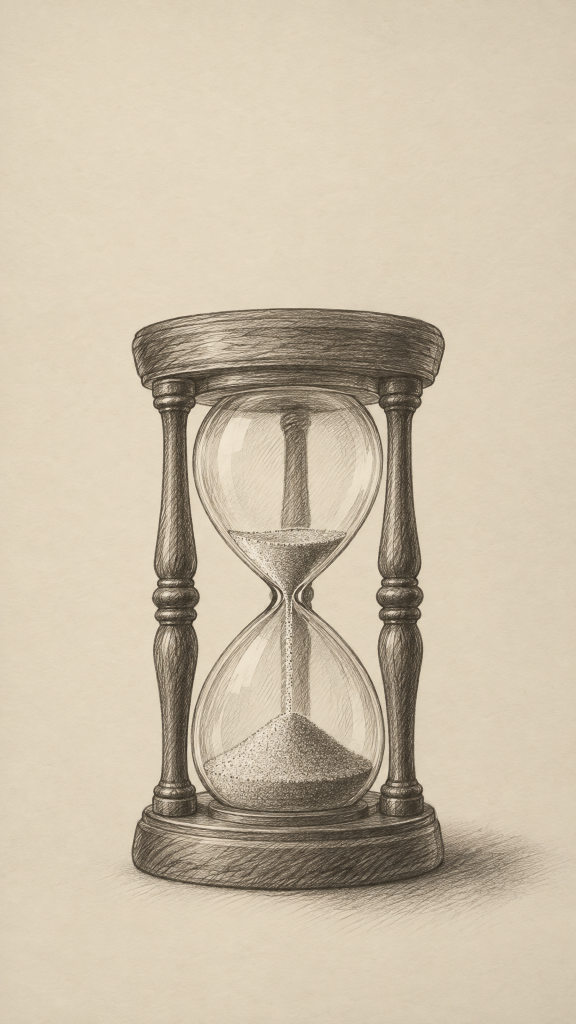
#> input picture jobs-reel/assets/ai/src/s12-hourglass.png, 1152 x 2048 px (shown at 1/2 size); its folder holds 2 pictures in this run
$ python prep_images.py
#> lines starting #> are read from the running program, lines starting #| are printed output that depends on the picture; after the words box and inside, x2 and y2 are one past the last pixel; in counts of white or black regions, pixels touching at a corner belong together
"""Prepare GPT Image sketches for the paper look.

For every assets/ai/src/sNN-*.png:
  assets/ai/sNN.webp        graphite on transparent ("colour to alpha" against the paper), so it sits on the
                            shared paper like a multiply without needing a blend mode
  assets/ai/sNN-lines.webp  pencil contour pass, same treatment, for the "sketch first, shade second" reveal
For portraits listed in CUTOUT, also:
  assets/ai/sNN-cut.webp   background removed, tinted to the panel paper so it can sit in front of type
Placeholders: storyboard panels stand in for images that are not generated yet (assets/ai/sNN.webp + .placeholder).
"""
import glob, os, subprocess, sys
import numpy as np
from PIL import Image, ImageFilter

ROOT = os.path.dirname(os.path.dirname(os.path.abspath(__file__)))
AI = os.path.join(ROOT, 'assets/ai')
CUTOUT = {'s03', 's07'}
PANEL = np.array([0xe9, 0xe1, 0xd3], dtype=np.float32) / 255.0  # frame panel paper

def paper_color(a):
    h = a.shape[0]
    top = a[int(h * 0.02):int(h * 0.14), int(a.shape[1] * 0.1):int(a.shape[1] * 0.9)].reshape(-1, 3)
    return np.percentile(top, 60, axis=0)

def normalise(a):
    p = paper_color(a)
    out = np.clip(a / p, 0, 1)
    # soften residual paper tone so it disappears under multiply
    lum = out.mean(axis=2, keepdims=True)
    lift = np.clip((lum - 0.90) / 0.08, 0, 1)
    return out * (1 - lift) + lift, p

def to_alpha(n):
    """Colour-to-alpha against white: exact for grey graphite, i.e. equal to a multiply on any paper."""
    a = np.clip((1 - n).max(axis=2, keepdims=True), 0, 1)
    c = 1 - (1 - n) / np.maximum(a, 1e-4)
    out = np.dstack([np.clip(c, 0, 1), a])
    return Image.fromarray((out * 255).round().astype(np.uint8), 'RGBA')

def save_webp(img, path, q):
    img.save(path, 'WEBP', quality=q, alpha_quality=90, method=6)

def lines(a):
    g = Image.fromarray((a.mean(axis=2) * 255).astype(np.uint8))
    small = np.asarray(g.filter(ImageFilter.GaussianBlur(1.2)), dtype=np.float32)
    big = np.asarray(g.filter(ImageFilter.GaussianBlur(7)), dtype=np.float32)
    dog = np.clip((big - small) / 40.0, 0, 1) ** 0.8          # dark strokes
    tone = np.clip(1 - np.asarray(g, dtype=np.float32) / 255.0, 0, 1)
    ink = np.clip(dog * 0.9 + np.clip(tone - 0.12, 0, 1) * 0.25, 0, 1)
    ink[ink < 0.06] = 0  # keep the empty paper empty
    v = (1 - ink) * 255
    rgb = np.stack([v * 1.0, v * 0.985, v * 0.96], axis=2)
    return Image.fromarray(np.clip(rgb + (255 - rgb) * 0.0, 0, 255).astype(np.uint8))

def main():
    for src in sorted(p for p in glob.glob(os.path.join(AI, 'src', 's??-*.png')) if not p.endswith('-cut-raw.png')):
        sid = os.path.basename(src)[:3]
        a = np.asarray(Image.open(src).convert('RGB'), dtype=np.float32) / 255.0
        n, p = normalise(a)
#> in normalise, `p = paper_color(a)`: p = [0.882, 0.831, 0.741]
#> in normalise, `lift = np.clip((lum - 0.90) / 0.08, 0, 1)`:
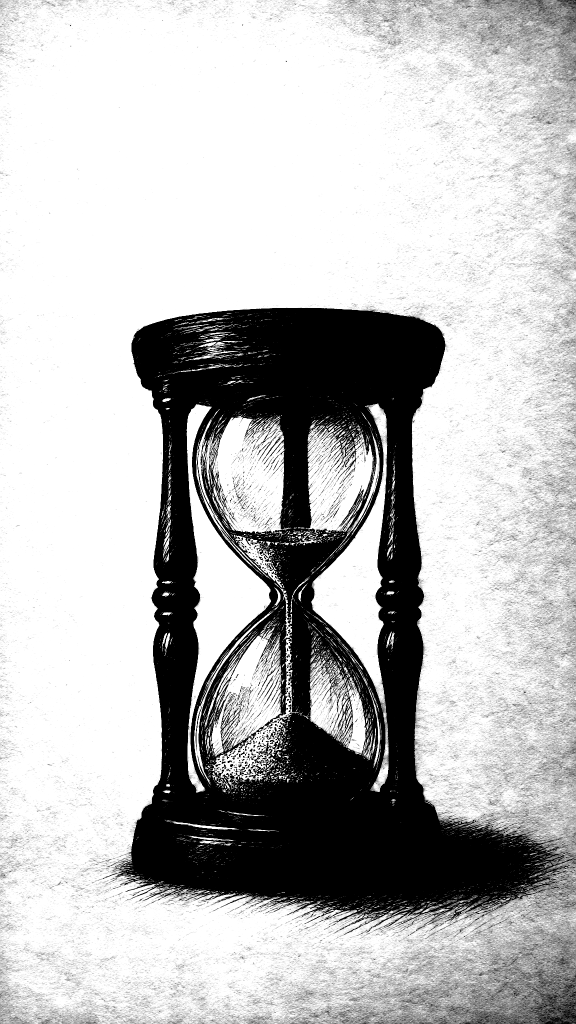
#> lift: shape (2048, 1152, 1) float64 (shown at 1/2 size); min 0, max 1, mean 0.737
#> p = [0.882, 0.831, 0.741]
        save_webp(to_alpha(n), os.path.join(AI, f'{sid}.webp'), 88)
#> in to_alpha, `a = np.clip((1 - n).max(axis=2, keepdims=True), 0, 1)`:
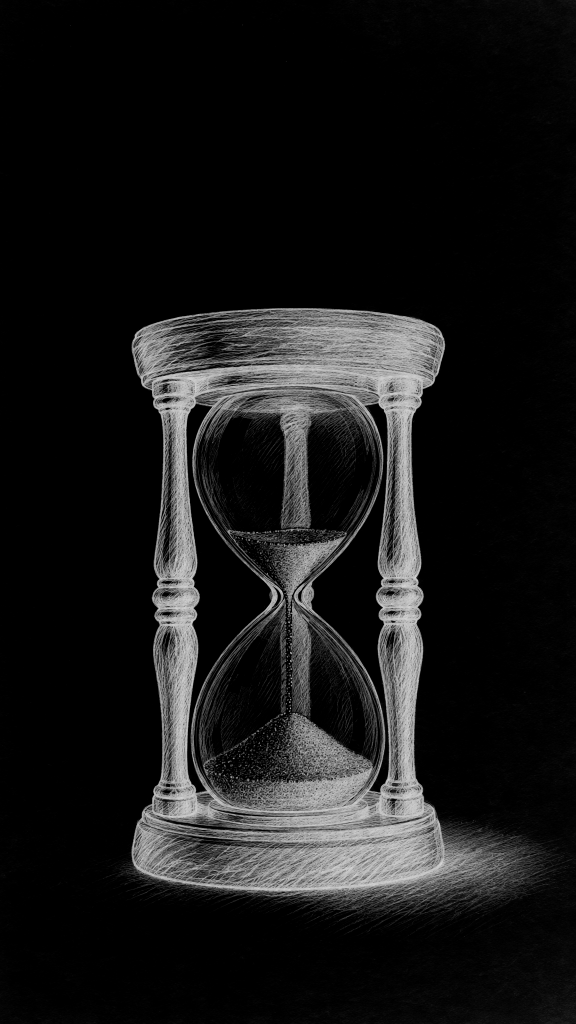
#> a: shape (2048, 1152, 1) float64 (shown at 1/2 size); min 0, max 0.857, mean 0.0972
#> in to_alpha, `c = 1 - (1 - n) / np.maximum(a, 1e-4)`:
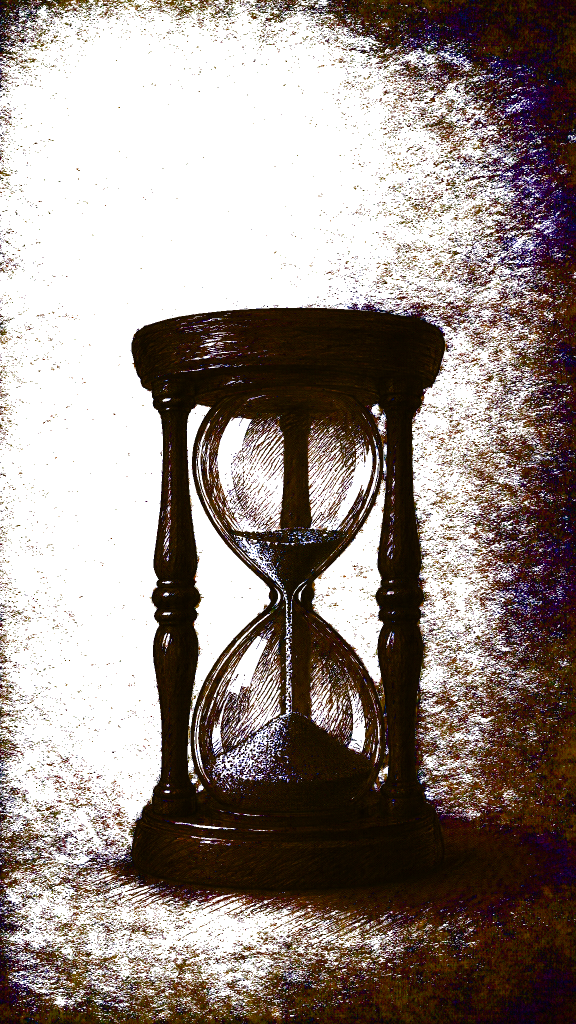
#> c: shape (2048, 1152, 3) float64 (shown at 1/2 size); mean R, G, B 0.59, 0.545, 0.525
        save_webp(to_alpha(np.asarray(lines(n), dtype=np.float32) / 255.0), os.path.join(AI, f'{sid}-lines.webp'), 80)
#> in lines, `big = np.asarray(g.filter(ImageFilter.GaussianBlur(7)), dtype=np.float..`:
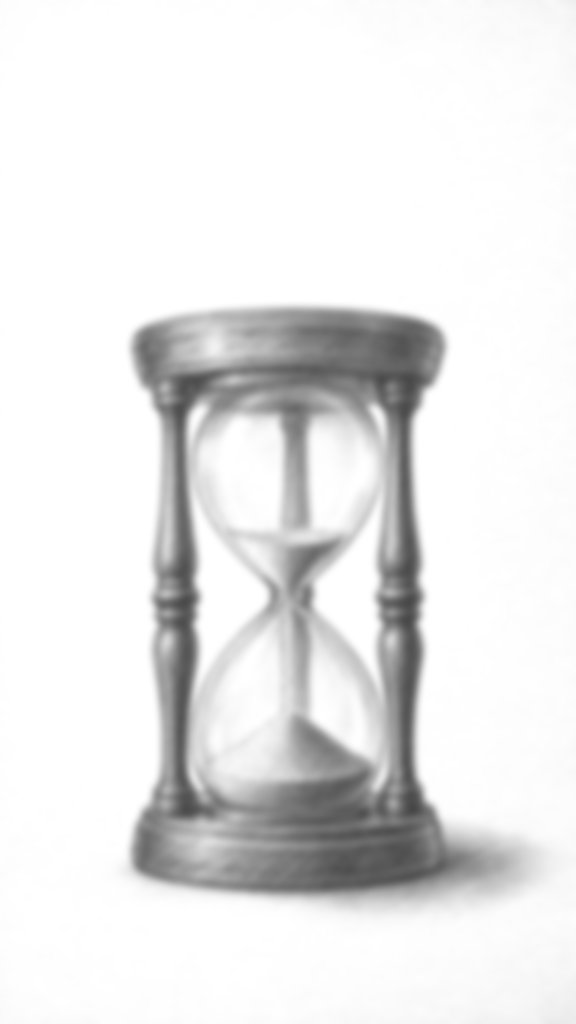
#> big: shape (2048, 1152) float32 (shown at 1/2 size); min 71, max 255, mean 231.3
#> in lines, `ink = np.clip(dog * 0.9 + np.clip(tone - 0.12, 0, 1) * 0.25, 0, 1)`:
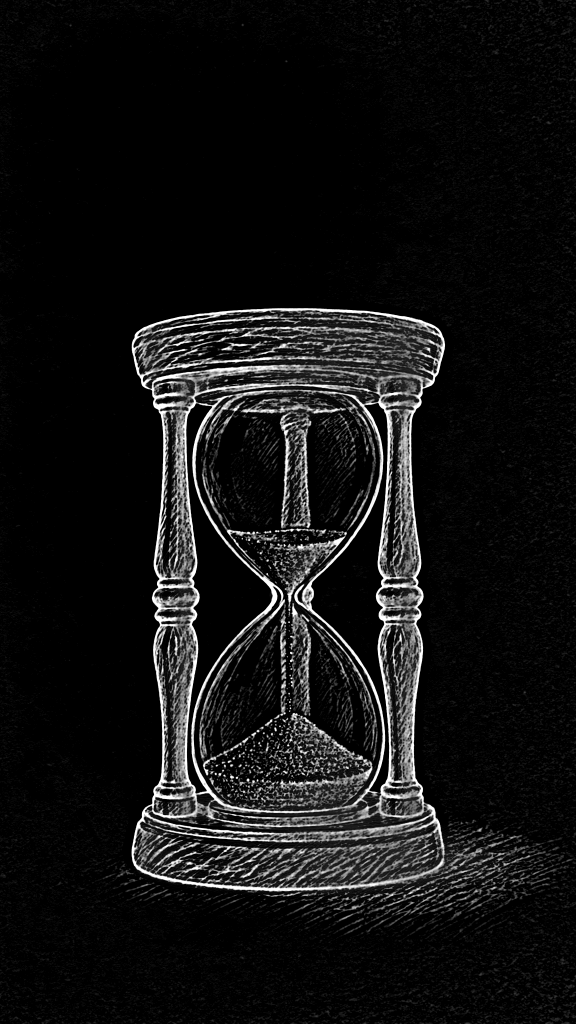
#> ink: shape (2048, 1152) float32 (shown at 1/2 size); min 0, max 1, mean 0.0758
#> in lines, `ink[ink < 0.06] = 0`: ink: shape (2048, 1152) float32; 11.79% of pixels changed, all inside (x1, y1, x2, y2) = (0, 0, 1152, 2048)
#> in lines, `v = (1 - ink) * 255`:
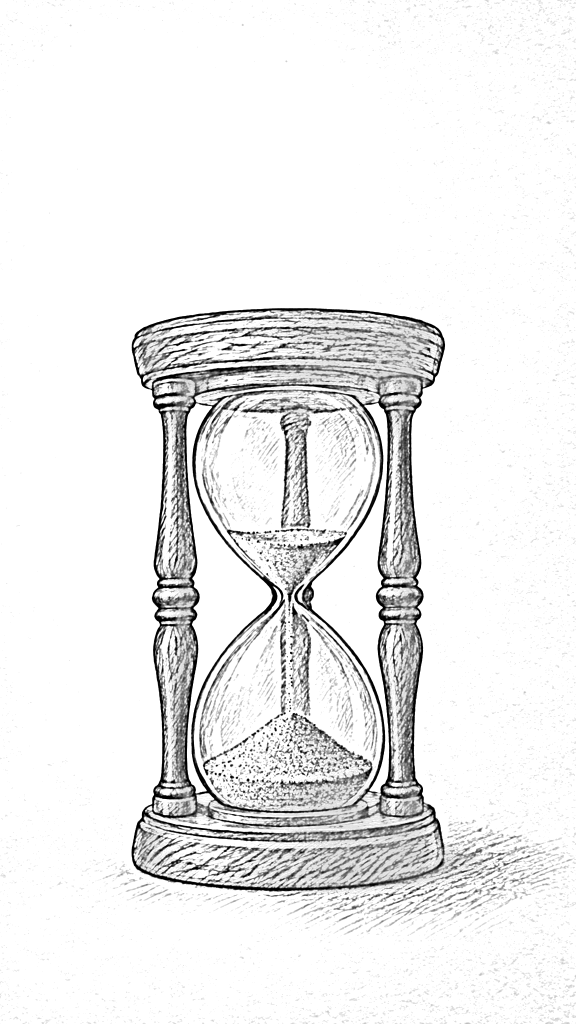
#> v: shape (2048, 1152) float32 (shown at 1/2 size); min 0, max 255, mean 236.9
#> in to_alpha (call 2), `c = 1 - (1 - n) / np.maximum(a, 1e-4)`:
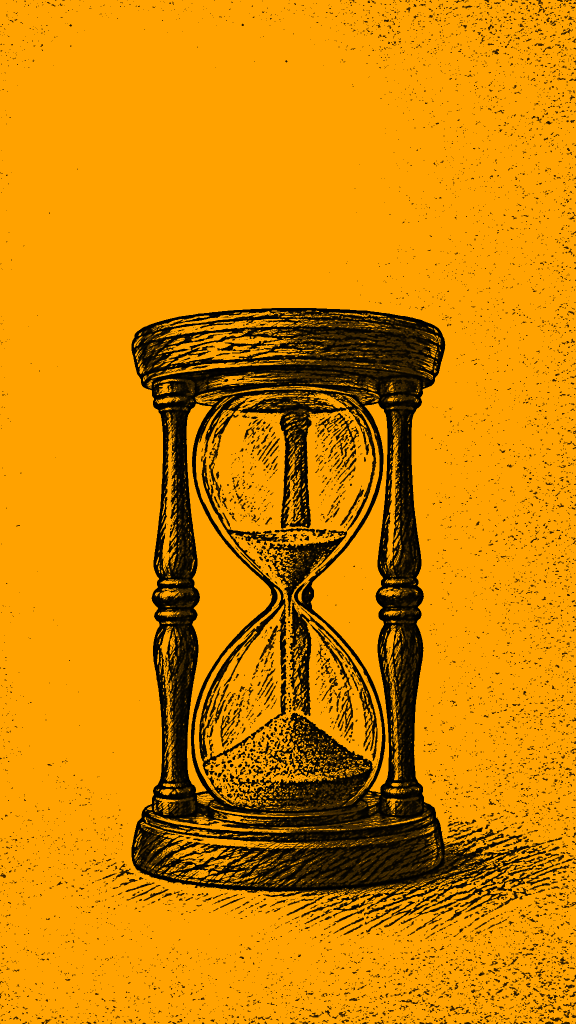
#> c: shape (2048, 1152, 3) float32 (shown at 1/2 size); mean of channels 0, 1, 2 0.839, 0.526, 0; drawn as R, G, B
        ph = os.path.join(AI, f'{sid}.placeholder')
        if os.path.exists(ph): os.remove(ph)
        if sid in CUTOUT:
            cut = os.path.join(AI, 'src', f'{sid}-cut-raw.png')
            if not os.path.exists(cut):
                subprocess.run(['npx', 'hyperframes', 'remove-background', src, '-o', cut], check=True, cwd=ROOT,
                               stdout=subprocess.DEVNULL, stderr=subprocess.DEVNULL)
            c = np.asarray(Image.open(cut).convert('RGBA'), dtype=np.float32) / 255.0
            rgb = np.clip(c[..., :3] / p, 0, 1) * PANEL
            out = np.dstack([rgb, c[..., 3:4]])
            save_webp(Image.fromarray((out * 255).astype(np.uint8), 'RGBA'), os.path.join(AI, f'{sid}-cut.webp'), 90)
        print('prepared', sid, 'paper', (p * 255).round().astype(int).tolist())
#| prepared s12 paper [225, 212, 189]
#> pass 2 of the loop in main, `for src in sorted(p for p in glob.glob(os.path.join(AI, 'src', 's??-*...`:
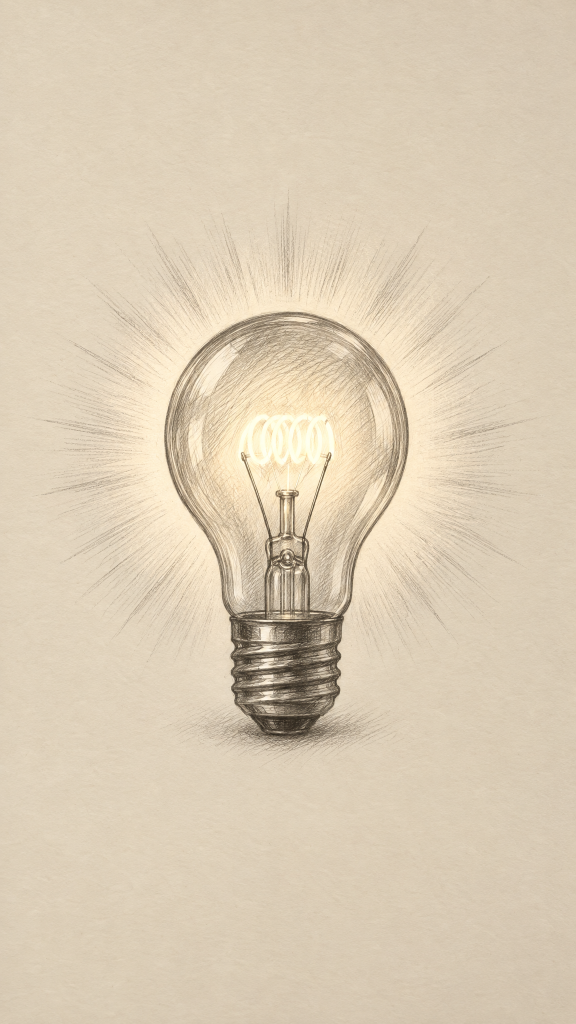
#> input picture jobs-reel/assets/ai/src/s15-bulb.png, 1152 x 2048 px (shown at 1/2 size)
#> in normalise (call 2), `p = paper_color(a)`: p = [0.867, 0.812, 0.722]
#> in normalise (call 2), `lift = np.clip((lum - 0.90) / 0.08, 0, 1)`:
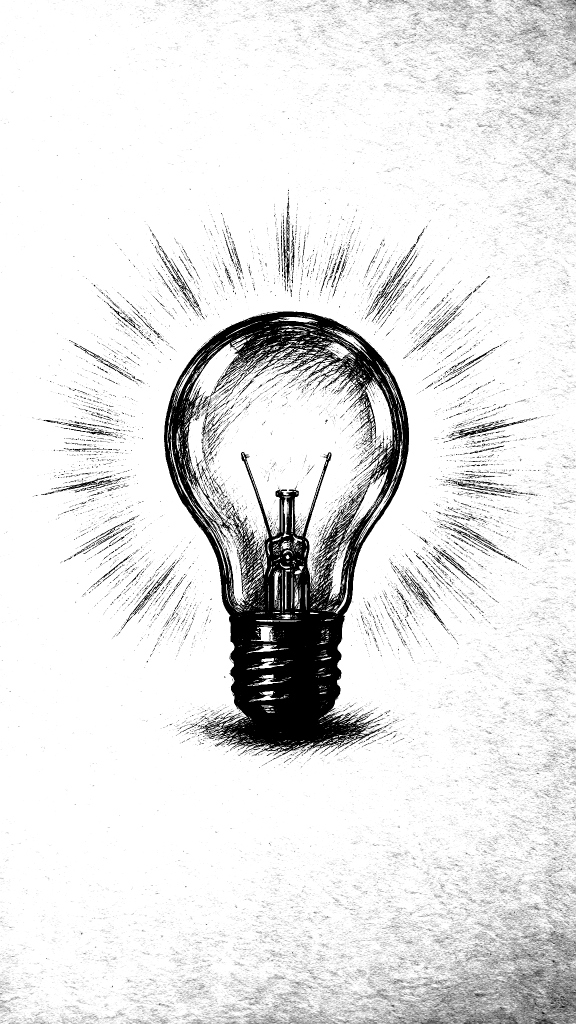
#> lift: shape (2048, 1152, 1) float64 (shown at 1/2 size); min 0, max 1, mean 0.897
#> in to_alpha (call 4), `c = 1 - (1 - n) / np.maximum(a, 1e-4)`:
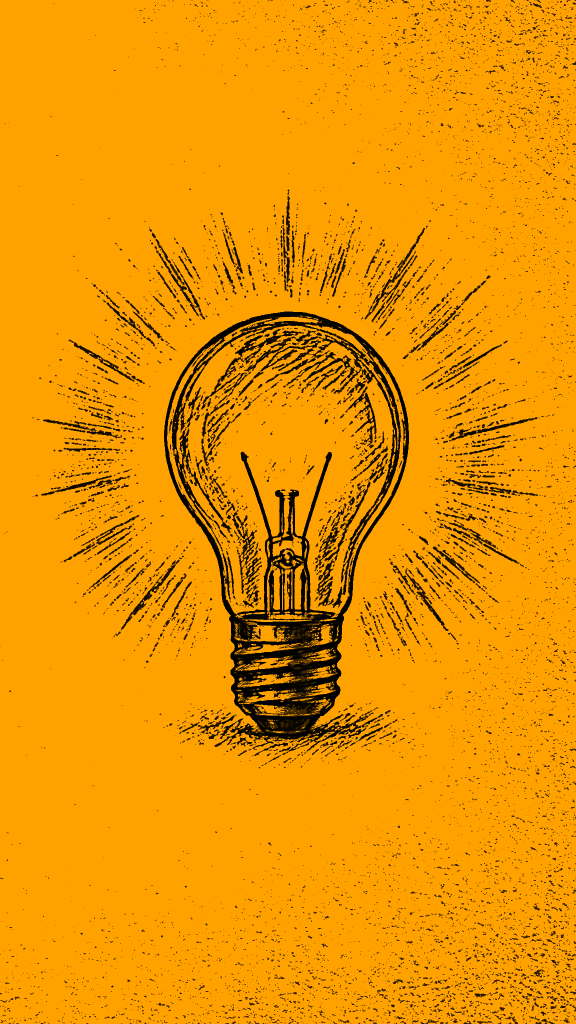
#> c: shape (2048, 1152, 3) float32 (shown at 1/2 size); mean of channels 0, 1, 2 0.925, 0.58, 0; drawn as R, G, B
    # placeholders from the storyboard for anything not generated yet
    for i in range(1, 16):
        sid = f's{i:02d}'
        if glob.glob(os.path.join(AI, 'src', f'{sid}-*.png')):
            continue
        panel = Image.open(os.path.join(ROOT, 'references/panels', f'{i:02d}.jpg')).convert('RGB')
        w, h = panel.size
        tw = int(h * 9 / 16)
        if tw <= w:
            panel = panel.crop(((w - tw) // 2, 0, (w - tw) // 2 + tw, h))
        im = panel.resize((1152, 2048), Image.LANCZOS)
        a = np.asarray(im, dtype=np.float32) / 255.0
        n, _ = normalise(a)
        n[: int(2048 * 0.45)] = 1.0  # hide the storyboard's own caption
        save_webp(to_alpha(n), os.path.join(AI, f'{sid}.webp'), 80)
        save_webp(to_alpha(np.asarray(lines(n), dtype=np.float32) / 255.0), os.path.join(AI, f'{sid}-lines.webp'), 70)
        open(os.path.join(AI, f'{sid}.placeholder'), 'w').write('storyboard panel stand-in\n')
        if sid in CUTOUT:  # stand-in "cutout": graphite only, so the frame/type stay visible
            save_webp(to_alpha(n), os.path.join(AI, f'{sid}-cut.webp'), 80)
        print('placeholder', sid)

if __name__ == '__main__':
#> (the run stopped early here; a loop or call above may not have finished)
